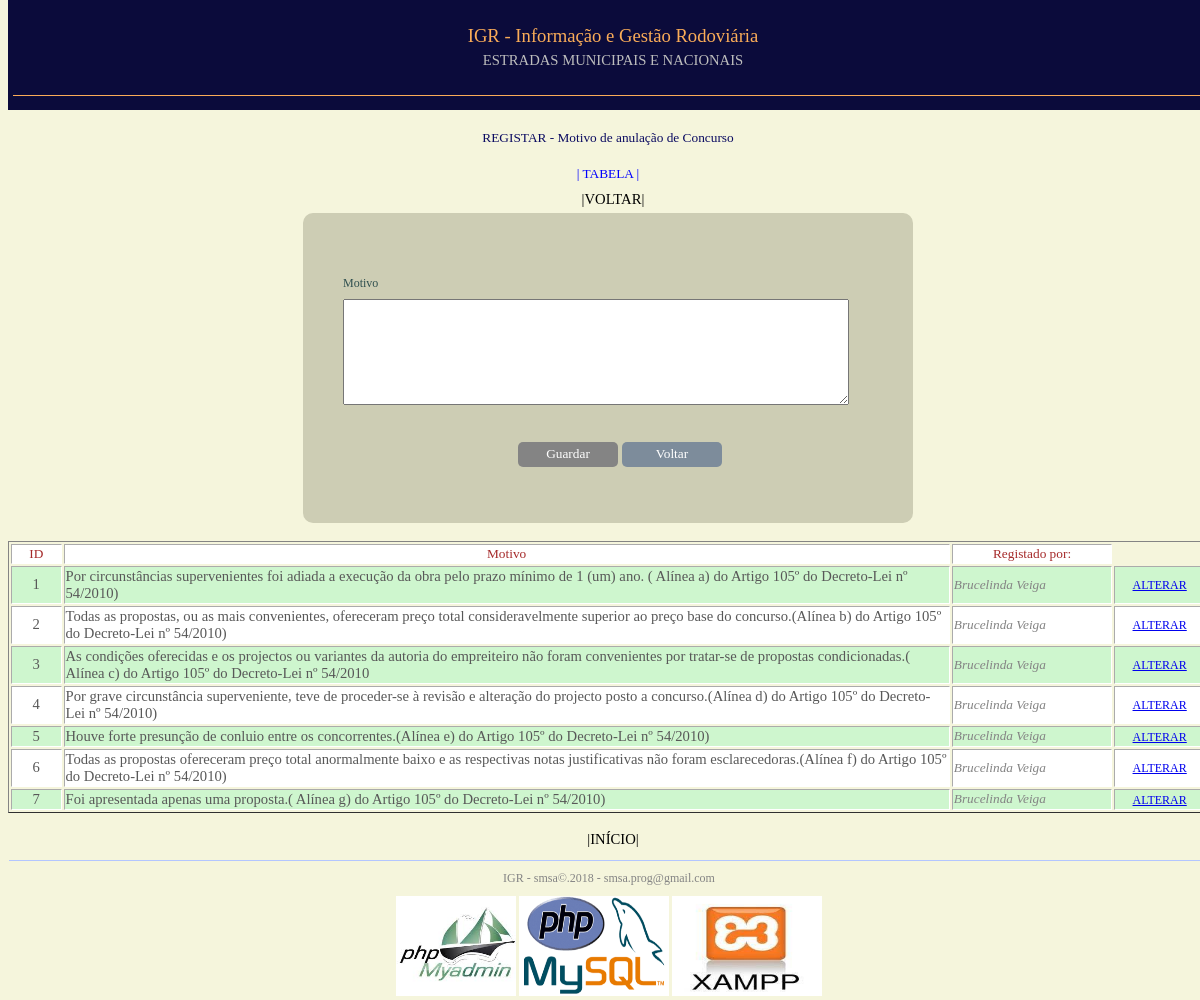
Screenshot of /empreitadas/frmMotivo.php with the database file from the repository.
### tables this page shows
CREATE TABLE `tbl_motivo` (
  `id_motivo` int(2) NOT NULL,
  `motivo` text NOT NULL,
  `ass` varchar(30) NOT NULL
);

### classes/Motivo.php (called while the page is built, shortened)
<?php
require_once 'Conexao.php';
class Motivo {
    private $id_motivo;
    public function getId_motivo() {
        return $this->id_motivo;
    }
    public function setId_motivo($id_motivo) {
        $this->id_motivo = $id_motivo;
    }
}

### classes/DALMotivo.php (called while the page is built, shortened)
<?php
require_once 'Conexao.php';
require_once 'Motivo.php';
class DALMotivo {
    private $conexao;
    public function __construct($conexao) {
        $this->conexao = $conexao;
    }
    public function Localizar() {
        $sql = "SELECT * FROM tbl_motivo ";
        $banco = $this->conexao->getBanco();
        $banco->query('SET NAMES utf8');
        $retorno = $banco->query($sql);
        $this->conexao->desconectar();
        return $retorno;
    }
}

### classes/Conexao.php (called while the page is built, shortened)
<?php
class Conexao {
   private $servidor;
   private $usuario;
   private $senha;
   private $nomeBanco;
   function __construct($servidor="localhost", $usuario="root", $senha="", $nomeBanco ="igr") {
       $this->servidor = $servidor;
       $this->usuario = $usuario;
       $this->senha = $senha;
       $this->nomeBanco = $nomeBanco;
   }
   public function conectar() {
        $this->banco = new mysqli(
        $this->getServidor(),
        $this->getUsuario(),
        $this->getSenha(),
        $this->getNomeBanco());
   }
   function getServidor() {
       return $this->servidor;
   }
   function getUsuario() {
       return $this->usuario;
   }
   function getSenha() {
       return $this->senha;
   }
   function getNomeBanco() {
       return $this->nomeBanco;
   }
}

### empreitadas/frmMotivo.php (the view, shortened to what this page needs)
<!DOCTYPE html>
<html>
    <head>
          <link rel="stylesheet" type="text/css" href= "../css/estilo.css"/>
          <link rel="stylesheet" type="text/css" href= "../css/tab.css"/>
          <?php
        require_once '../classes/Conexao.php';
        require_once '../classes/Motivo.php';
        require_once '../classes/DALMotivo.php';
        $mot = new Motivo();
        ?>
    </head>
     <?php include_once '../estrutura/header.php';?>
    <body>
          <h1 class="op">REGISTAR - Motivo de anulação de Concurso</h1>
        <h1 class="op"><a href="#est" style="text-decoration: none;color:blue;">| TABELA |</a></h1>
         <a id="voltar" href="../estrutura/gestor_main.php?pg=empreitadas" style="text-align: center;display: block;">|VOLTAR|</a>
        <form style="height:250px;width: 550px;" method="post" name= "motivo " id="motivo" action="../estrutura/empreitadas_main.php?pg=motivo&op=listar" >
            <br>
            <p><label class="label_1" for="cMotivo">Motivo</label><br><p>
                <textarea type="text" style="width: 500px;height: 100px;color:brown;overflow:auto;font-size: 10pt;"  name="tMotivo" id="cMotivo" required="true"><?php echo $mot->getMotivo(); ?></textarea>
                <input type="text" hidden="" value="<?php echo $_SESSION["login"] ?>" name="tAss" id="cAss" /> <br><br>
                  <div style=" height: 25px; padding: 5px; width: 590px; margin: 0 auto;"id="botoes">
                    <?php
                if ($mot->getId_motivo() == 0) {
                    ?>
                    <input style="margin-left:180px;width: 100px;"type="submit"class="cmd" id="cGuardar"value="Guardar"name ="tGuardar"/>
                    <input style="background-color:#7d8c9b;width: 100px;"type="button"class="cmd"id="voltar"value="Voltar"name ="tVoltar" onclick="location.href = '../estrutura/gestor_main.php?pg=empreitadas'"/>
                <?php } ?>
                     </div>
        </form><br>
         <table id="est" accept-charset="UTF-8" width ="100%" border='1' class="tabela" style="border-color: #848484;">
            <tr>
                <td class="title" align="center" >ID</td>
                <td class="title" align="center" >Motivo</td>
                <td class="title" align="center" >Registado por:</td>
            </tr>
            <?php
            $valor = "";
            $cx = new Conexao();
            $dal = new DALMotivo($cx);
            $resultado = $dal->Localizar($valor);
            While ($registo = $resultado->fetch_array()) {
                $linkalterar = 'empreitadas_main.php?pg=motivo&op=alterar&cod=' . $registo['id_motivo'];
                ?>
                <tr>
                    <td class="tab"width="1%" align="center"><?php echo $registo["id_motivo"]; ?></td>
                    <td class="tab"width="20%"align=""><?php echo $registo["motivo"]; ?></td>
                    <td class="tab"width="3%" style="color:#848484;font-style: italic;font-size: 10pt;"><?php echo $registo["ass"]; ?></td>
                    <td class="tab"width="1%" align="center"><a style="font-family: calibri;font-size: 9pt;"href="<?php echo $linkalterar; ?>">ALTERAR</a></td>
                </tr>
                <?php
            }
            ?>
        </table><br>
        <a id="voltar"style="text-align:center;" href="../estrutura/empreitadas_main.php?pg=motivo">|INÍCIO|</a>
        <footer>
            <?php include_once '../estrutura/footer.php'; ?>
        </footer>
    </body>
</html>

### estrutura/header.php (shortened to what this page needs)
<!DOCTYPE html>
<html>
    <head>
        <link rel="stylesheet" type="text/css" href= "css/estilo.css"/>
    </head>
    <body>
        <header style="height: 100px;" >
            <h1>IGR - Informação e Gestão Rodoviária</h1>
            <h2 style="font-family: calibri;font-size: 11pt;">ESTRADAS MUNICIPAIS E NACIONAIS</h2>
            <br>
            <hr align="left" width="100%" size="1" color='#FAAC58'>
        </header>
    </body>
</html>

### estrutura/footer.php (shortened to what this page needs)
<!DOCTYPE html>
<html>
    <head>
    </head>
    <body>
        <hr align="left" width="100%" size="1" color='#b3c6ff'>
        <p>IGR - smsa&#169.2018 - smsa.prog@gmail.com</p>
        <img src="../estrutura/img/myadmin.jpg" style="width: 120px;height: 100px;">
        <img src="../estrutura/img/php.png" style="width: 150px;height: 100px;">
        <img src="../estrutura/img/xampp.jpg" style="width: 150px;height: 100px;">
    </body>
</html>

### css/estilo.css (style rules this page uses)
p { margin: 10px; }
body { width: 100%; background-color: #F5F5DC; margin-top: 0; }
body h1.op { font-size: 10pt; text-align: center; font-weight: normal; font-family: verdana; color:#0B0B61; }
header { height: 75px; width: 100%; background-color:#0B0B3B; margin: 0 auto; padding: 5px; margin-top:0px; }
header h1 { font-size: 14pt; font-family: times new roman; font-weight: normal; margin-bottom: 0px; color:#FAAC58; text-align: center; }
header h2 { font-size: 12pt; font-family: times new roman; font-weight: normal; margin-bottom: 0px; color:#BDBDBD; text-align: center; }
footer { height: 40px; width: 100%; margin: 0 auto; padding: 1px; text-align: center; color:#848484; font-size: 9pt; font-family: calibri; }
.title { width: 90px; }
form { background-color:#CDCDB4; width:700px; height:400px; margin:0 auto; padding:30px; border-radius:10px; margin-top: 5px; }
label { font-family:Microsoft Sans Serif; font-size:9pt; color:#2F4F4F; padding-top: 5px; }
a#voltar { margin-left: 10px; font-family: calibri; color:black; margin-bottom: 5px; font-size:11pt; text-decoration: none }
.cmd { background-color:#848484; border:none; height:25px; color:white; font-family:calibri; font-size:10pt; border-radius: 5px; }
.label_1 { width:90px;float:left;display:block }

### css/tab.css (style rules this page uses)
.tab { border-color: white; font-family:calibri; font-size:11pt; color:#585858; font-weight:normal; margin-top:5px; }
.tabela { border-color: brown; }
.tabela tr:nth-child(even) { background-color: #CEF6CE; }
.tabela tr:nth-child(odd) { background-color: white; }
.title { background-color:white; border-color: white; font-family:calibri; font-size:10pt; color:brown; font-weight:normal; margin-top:5px; }
h2 { font-family:Microsoft Sans Serif; font-size:10pt; color:brown; text-align:center; font-weight:normal; margin-top:5px; }
h1 { font-family:Microsoft Sans Serif; font-size:10pt; color:brown; text-align:center; font-weight:normal; margin-top:20px; }
a#voltar { text-align: center; margin: 0 auto; display: block; margin-bottom: 5px; font-size:10pt; text-decoration: none; }

### rows the page displays
tbl_motivo: id_motivo "1", motivo "Por circunstâncias supervenientes foi adiada a execução da obra pelo prazo mínimo de 1 (um) ano. ( Alínea a) do Artigo 105º do Decreto-Lei nº 54/2010)", ass "Brucelinda Veiga"
tbl_motivo: id_motivo "2", motivo "Todas as propostas, ou as mais convenientes, ofereceram preço total consideravelmente superior ao preço base do concurso.(Alínea b) do Artigo 105º do Decreto-Lei nº 54/2010)", ass "Brucelinda Veiga"
tbl_motivo: id_motivo "3", motivo "As condições oferecidas e os projectos ou variantes da autoria do empreiteiro não foram convenientes por tratar-se de propostas condicionadas.( Alínea c) do Artigo 105º do Decreto-Lei nº 54/2010", ass "Brucelinda Veiga"
tbl_motivo: id_motivo "4", motivo "Por grave circunstância superveniente, teve de proceder-se à revisão e alteração do projecto posto a concurso.(Alínea d) do Artigo 105º do Decreto-Lei nº 54/2010)", ass "Brucelinda Veiga"
tbl_motivo: id_motivo "5", motivo "Houve forte presunção de conluio entre os concorrentes.(Alínea e) do Artigo 105º do Decreto-Lei nº 54/2010)", ass "Brucelinda Veiga"
tbl_motivo: id_motivo "6", motivo "Todas as propostas ofereceram preço total anormalmente baixo e as respectivas notas justificativas não foram esclarecedoras.(Alínea f) do Artigo 105º do Decreto-Lei nº 54/2010)", ass "Brucelinda Veiga"
tbl_motivo: id_motivo "7", motivo "Foi apresentada apenas uma proposta.( Alínea g) do Artigo 105º do Decreto-Lei nº 54/2010)", ass "Brucelinda Veiga"
